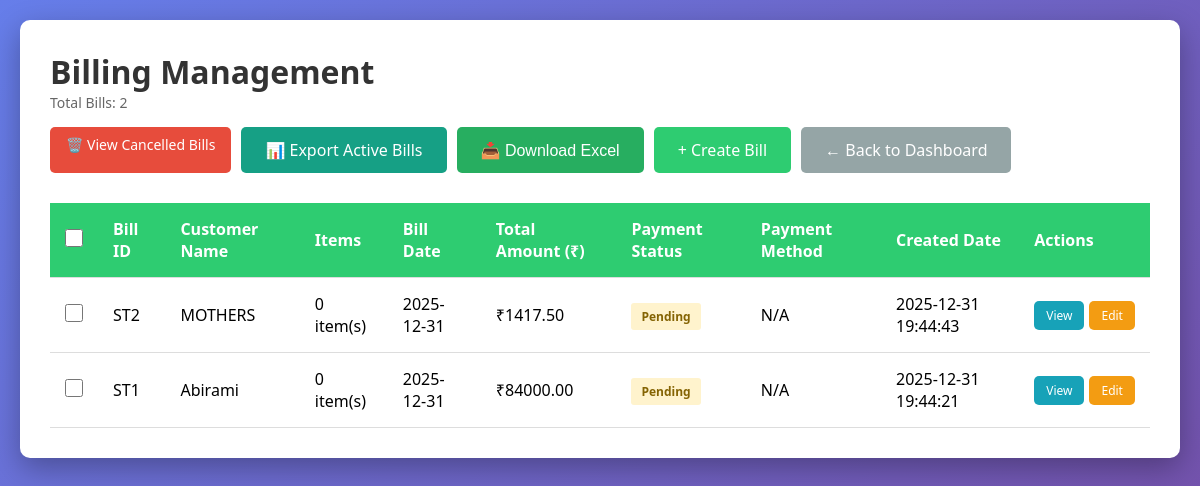
The app's page /billing/ with its own data.
### tables this page shows
CREATE TABLE billing (
                    id INTEGER PRIMARY KEY AUTOINCREMENT,
                    bill_id TEXT UNIQUE NOT NULL,
                    customer_id INTEGER NOT NULL,
                    bill_date DATE NOT NULL,
                    subtotal REAL DEFAULT 0.0,
                    gst_amount REAL DEFAULT 0.0,
                    total_amount REAL NOT NULL DEFAULT 0.0,
                    payment_status TEXT DEFAULT 'Pending',
                    notes TEXT,
                    created_at TIMESTAMP DEFAULT CURRENT_TIMESTAMP,
                    FOREIGN KEY (customer_id) REFERENCES customers (id)
                );

CREATE TABLE customers (
                    id INTEGER PRIMARY KEY AUTOINCREMENT,
                    customer_id TEXT UNIQUE NOT NULL,
                    vendor_code TEXT UNIQUE,
                    name TEXT NOT NULL,
                    email TEXT,
                    mobile TEXT,
                    address TEXT,
                    state TEXT,
                    gst_number TEXT,
                    created_at TIMESTAMP DEFAULT CURRENT_TIMESTAMP
                );

### routes/billing.py (the view)
@billing_bp.route('/')
def index():
    show_cancelled = request.args.get('show_cancelled', 'false') == 'true'
    conn = get_db_connection()
    if show_cancelled:
        bills = conn.execute('''
            SELECT b.*, c.name as customer_name,
                   (SELECT COUNT(*) FROM billing_items WHERE bill_id = b.id) as item_count
            FROM billing b
            JOIN customers c ON b.customer_id = c.id
            WHERE b.payment_status = 'Cancelled'
            ORDER BY b.created_at DESC
        ''').fetchall()
    else:
        bills = conn.execute('''
            SELECT b.*, c.name as customer_name,
                   (SELECT COUNT(*) FROM billing_items WHERE bill_id = b.id) as item_count
            FROM billing b
            JOIN customers c ON b.customer_id = c.id
            WHERE b.payment_status != 'Cancelled'
            ORDER BY b.created_at DESC
        ''').fetchall()
    conn.close()
    return render_template('billing/index.html', bills=bills, show_cancelled=show_cancelled)

### database.py (called while the page is built)
def get_db_connection():
    conn = sqlite3.connect(DATABASE)
    conn.row_factory = sqlite3.Row
    return conn

### templates/billing/index.html (shortened to what this page needs)
<!DOCTYPE html>
<html lang="en">
<head>
</head>
<body>
    <div class="container">
        <div class="header">
            <div>
                <h1>Billing Management{% if show_cancelled %} - Cancelled Bills{% endif %}</h1>
                <p class="bill-count">Total Bills: {{ bills|length }}</p>
            </div>
            <div class="button-group">
                {% if show_cancelled %}
                <a href="{{ url_for('billing.index') }}" class="btn btn-info no-print">📋 View Active Bills</a>
                {% else %}
                <a href="{{ url_for('billing.index', show_cancelled='true') }}" class="btn btn-danger no-print">🗑️ View Cancelled Bills</a>
                {% endif %}
                <a href="{{ url_for('billing.active_bills_export') }}" class="btn btn-success no-print" style="background: #16a085;">📊 Export Active Bills</a>
                <button onclick="downloadExcel()" class="btn btn-success no-print">📥 Download Excel</button>
                <a href="{{ url_for('billing.create') }}" class="btn btn-primary no-print">+ Create Bill</a>
                <a href="{{ url_for('dashboard') }}" class="btn btn-secondary no-print">← Back to Dashboard</a>
            </div>
        </div>
        {% if bills %}
            <form id="cancelForm" method="POST" action="{{ url_for('billing.cancel_bills_confirm') }}">
                <table>
                    <thead>
                        <tr>
                            {% if not show_cancelled %}
                            <th class="checkbox-cell no-print">
                                <input type="checkbox" id="selectAll" onchange="toggleSelectAll(this)">
                            </th>
                            {% endif %}
                            <th>Bill ID</th>
                            <th>Customer Name</th>
                            <th>Items</th>
                            <th>Bill Date</th>
                            <th>Total Amount (₹)</th>
                            <th>Payment Status</th>
                            <th>Payment Method</th>
                            <th>Created Date</th>
                            <th class="no-print">Actions</th>
                        </tr>
                    </thead>
                    <tbody>
                        {% for bill in bills %}
                        <tr>
                            {% if not show_cancelled %}
                            <td class="checkbox-cell no-print">
                                <input type="checkbox" name="bill_ids[]" value="{{ bill['id'] }}" class="bill-checkbox" onchange="updateSelection()">
                            </td>
                            {% endif %}
                            <td>{{ bill['bill_id'] }}</td>
                            <td>{{ bill['customer_name'] }}</td>
                            <td>{{ bill['item_count'] }} item(s)</td>
                            <td>{{ bill['bill_date'] }}</td>
                            <td>₹{{ "%.2f"|format(bill['total_amount']) }}</td>
                            <td>
                                <span class="status-badge status-{{ bill['payment_status']|lower }}">
                                    {{ bill['payment_status'] }}
                                </span>
                            </td>
                            <td>{{ bill['payment_method'] or 'N/A' }}</td>
                            <td>{{ bill['created_at'] }}</td>
                            <td class="no-print">
                                <div style="display: flex; gap: 5px;">
                                    <a href="{{ url_for('billing.view', id=bill['id']) }}" class="btn btn-info" style="padding: 6px 12px; font-size: 12px;">View</a>
                                    <a href="{{ url_for('billing.update', bill_id=bill['id']) }}" class="btn btn-primary" style="padding: 6px 12px; font-size: 12px; background: #f39c12;">Edit</a>
                                </div>
                            </td>
                        </tr>
                        {% endfor %}
                    </tbody>
                </table>
            </form>
        {% endif %}
    </div>
</body>
</html>

### templates/billing/index.html (style rules this page uses)
* { margin: 0; padding: 0; box-sizing: border-box; }
body { font-family: 'Segoe UI', Tahoma, Geneva, Verdana, sans-serif; background: linear-gradient(135deg, #667eea 0%, #764ba2 100%); min-height: 100vh; padding: 20px; }
.container { max-width: 1400px; margin: 0 auto; background: white; border-radius: 10px; box-shadow: 0 10px 30px rgba(0,0,0,0.3); padding: 30px; }
.header { display: flex; justify-content: space-between; align-items: center; margin-bottom: 30px; flex-wrap: wrap; gap: 15px; }
h1 { color: #333; }
.btn { padding: 12px 24px; border: none; border-radius: 5px; cursor: pointer; text-decoration: none; font-size: 16px; transition: all 0.3s; display: inline-block; }
.btn-primary { background: #2ecc71; color: white; }
.btn-secondary { background: #95a5a6; color: white; }
.btn-info { background: #3498db; color: white; padding: 8px 16px; font-size: 14px; }
.btn-danger { background: #e74c3c; color: white; padding: 8px 16px; font-size: 14px; }
.btn-success { background: #27ae60; color: white; }
.btn-info { background: #17a2b8; color: white; }
table { width: 100%; border-collapse: collapse; margin-top: 20px; }
th, td { padding: 15px; text-align: left; border-bottom: 1px solid #ddd; }
th { background: #2ecc71; color: white; font-weight: 600; }
.bill-count { color: #666; font-size: 14px; }
.button-group { display: flex; gap: 10px; }
.status-badge { padding: 5px 10px; border-radius: 3px; font-size: 12px; font-weight: bold; }
.status-pending { background: #fff3cd; color: #856404; }
.checkbox-cell { width: 40px; text-align: center; }
input[type="checkbox"] { width: 18px; height: 18px; cursor: pointer; }

### records on screen
billing: bill_id "ST2", customer_name "MOTHERS", item_count "0", bill_date "2025-12-31", total_amount "1417.50", payment_status "Pending", bill "N/A", created_at "2025-12-31 19:44:43"
billing: bill_id "ST1", customer_name "Abirami", item_count "0", bill_date "2025-12-31", total_amount "84000.00", payment_status "Pending", bill "N/A", created_at "2025-12-31 19:44:21"

### other values on screen
{{ bills|length }} "2"
